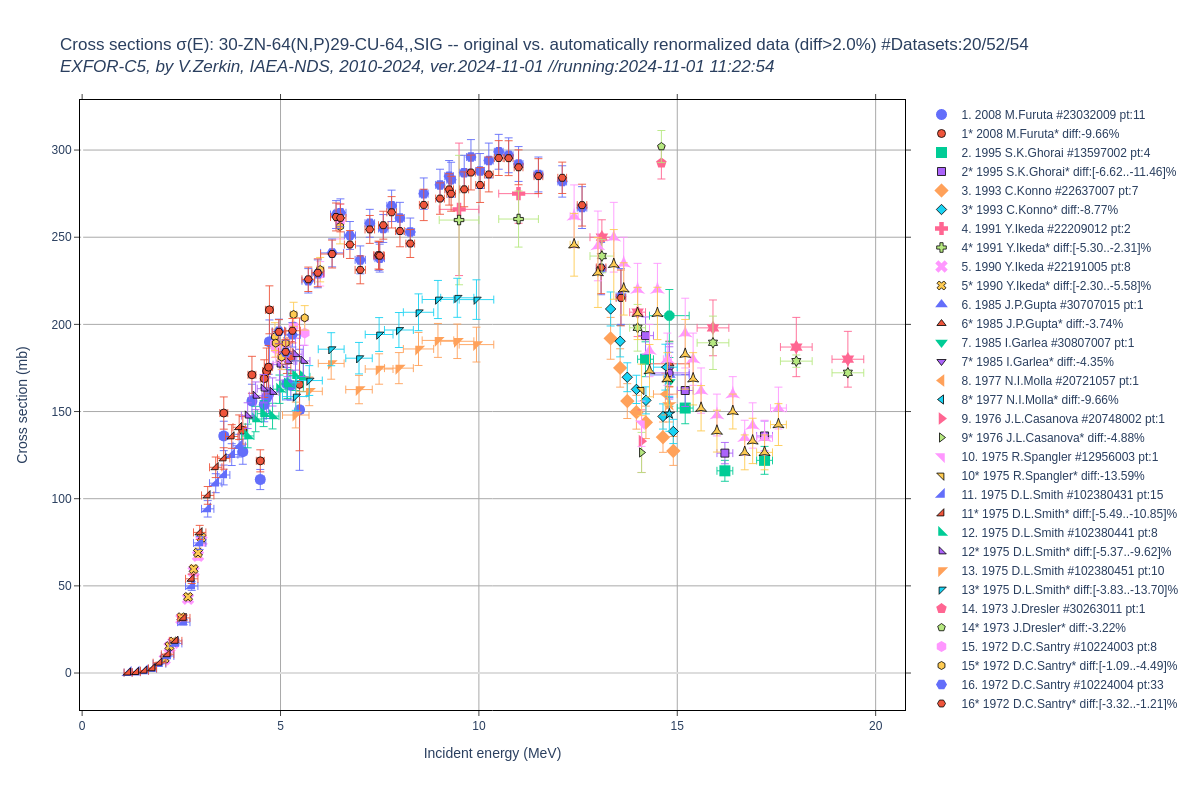

Reproduce this figure in Python.
"""
 ***********************************************************************************
 * Copyright (C) 2021-2023 International Atomic Energy Agency (IAEA)               *
 *-----------------------------------------------------------------------------    *
 * Permission is hereby granted, free of charge, to any person obtaining a copy    *
 * of this software and associated documentation files (the "Software"), to deal   *
 * in the Software without restriction, including without limitation the rights    *
 * to use, copy, modify, merge, publish, distribute, sublicense, and/or sell       *
 * copies of the Software, and to permit persons to whom the Software is furnished *
 * to do so, subject to the following conditions:                                  *
 *                                                                                 *
 * The above copyright notice and this permission notice shall be included in all  *
 * copies or substantial portions of the Software.                                 *
 *                                                                                 *
 * THE SOFTWARE IS PROVIDED "AS IS", WITHOUT WARRANTY OF ANY KIND, EXPRESS OR      *
 * IMPLIED, INCLUDING BUT NOT LIMITED TO THE WARRANTIES OF MERCHANTABILITY,        *
 * FITNESS FOR A PARTICULAR PURPOSE AND NONINFRINGEMENT. IN NO EVENT SHALL THE     *
 * AUTHORS OR COPYRIGHT HOLDERS BE LIABLE FOR ANY CLAIM, DAMAGES OR OTHER          *
 * LIABILITY, WHETHER IN AN ACTION OF CONTRACT, TORT OR OTHERWISE, ARISING FROM,   *
 * OUT OF OR IN CONNECTION WITH THE SOFTWARE OR THE USE OR OTHER DEALINGS IN       *
 * THE SOFTWARE.                                                                   *
 *                                                                                 *
 *-----------------------------------------------------------------------------    *
 *   AUTHOR:                                                                       *
 *   Viktor Zerkin, PhD                                                            *
 *   e-mail: V.Zerkin@iaea.org                                                     *
 *   International Atomic Energy Agency                                            *
 *   Nuclear Data Section, P.O.Box 100                                             *
 *   Wagramerstrasse 5, Vienna A-1400, AUSTRIA                                     *
 *   Phone: +43 1 2600 21714; Fax: +43 1 26007                                     *
 *                                                                                 *
 ***********************************************************************************
"""

import datetime
import json
import sys
sys.path.append('./')
from c5subr import *
from c5file import *
import plotly
from plotly.graph_objs import Scatter, Layout 
from pprint import pprint

print("Program: c5data2.py, ver.2024-11-01")
print("Author:  V.Zerkin, IAEA, Vienna, 2023-2024")
print("Purpose: find datasets by reaction, select renormalized datasets, load C5-dataset,")
print("         extract data, recalculate original values, plot by Plotly\n")

ct=str(datetime.datetime.now())[:19]
print("Running: "+ct+"\n")
#input("Press the <ENTER> key to continue...")

base='./'

def sort_ya1(ds):
    rr=str(ds['year1'])+','+ds['author1']
    return rr

#reacode='13-AL-27(N,TOT),,SIG'
#reacode='13-AL-27(N,G)13-AL-28,,SIG'
reacode='13-AL-27(N,A)11-NA-24,,SIG'
#reacode='93-NP-237(A,2N)95-AM-239,,SIG'
#reacode='25-MN-55(N,A)23-V-52,,SIG'
reacode='30-ZN-64(N,P)29-CU-64,,SIG'

valuableDiff=1.01  #set min difference = 1%, otherwise ignore dataset
valuableDiff=1.005 #set min difference = 0.5%, otherwise ignore dataset
valuableDiff=0     #set min difference = 0, show all renormalized datasets
valuableDiff=1.02  #set min difference = 2%, otherwise ignore dataset

print('\n#_________________Read full list of Datasets_________________')
datasets=read_csv_file("C5-Datasets.csv")
nDatasets=len(datasets)
print('-0-Datasets:'+str(nDatasets))

print('\n#_________________Filter Datasets: select needed and valid_________________')
datasets=filter_datasets(datasets,'ReactionCode',reacode)
n1=nDatasets=len(datasets)
print('-1-Datasets:'+str(nDatasets))
datasets=not_filter_datasets(datasets,'x4status','SPSDD')
datasets=not_filter_datasets(datasets,'x4status','PRELIM')
n2=nDatasets=len(datasets)
print('-2-Datasets:'+str(nDatasets))
if (nDatasets<=0):
    print("---No data found---")
    sys.exit(2)

xtitle='Incident energy (MeV)'
ytitle='Cross section (mb)'

print('\n#_________________Extract data from C5 files_________________')
fx=1e-6;fy=1e3
dss=[];ii=0;iok=0
for dataset in datasets:
    ii+=1
    c5file=base+dataset['c5file']
    DatasetID=dataset['DatasetID']
#tst    if DatasetID!='31842017': continue  #test
#    print(str(ii+1)+')\tFile:'+c5file+' Dataset:'+DatasetID)
    ds=readC5fileDataset(c5file,DatasetID)
    if ds is None: continue
    print(str(iok)+'/'+str(ii)+') File:'+c5file+' Dataset:'+DatasetID
	+' '+str(ds['year1'])+' '+ds['author1'].title()
	+' #dataPoints:'+str(len(ds['dataLines'])))
    if (ds['author1'].find('*')<0): continue
    exctractC5Data(ds,fx=fx,fy=fy)
    if ds['maxDiff']<valuableDiff: continue
    iok+=1
    print('	Energy:	',ds['data'][0])
    print('	dEnergy:',ds['data'][1])
    print('	*Data:  ',ds['data'][2])
    print('	*dData: ',ds['data'][3])
    ds['y'] =ds['data'][2]
    ds['dy']=ds['data'][3]
    ds['x'] =ds['data'][0]
    ds['dx']=ds['data'][1]
    ds['x4lbl']=str(ds['year1'])+' '+ds['author1'].title()+' diff:'+str(ds['txtDiff'])
    #dss.append(ds)
    ds1=ds

    ds=ds.copy()
    exctractC5Data(ds,fx=fx,fy=fy,recalc2orig=True)
#    print('	Energy:	',ds['data'][0])
#    print('	dEnergy:',ds['data'][1])
    print('	Data:   ',ds['data'][2])
    print('	dData:  ',ds['data'][3])
    ds['y'] =ds['data'][2]
    ds['dy']=ds['data'][3]
    ds['x'] =ds['data'][0]
    ds['dx']=ds['data'][1]
    ds['x4lbl']=str(ds['year1'])+' '+ds['author1'].title().replace('*','')+' #'+ds['DatasetID']+' pt:'+str(len(ds['x']))
    dss.append(ds)
    dss.append(ds1)

if (len(dss)<=0):
    print("---No renormalized datasets found---")
    sys.exit(2)

dss=sorted(dss,key=sort_ya1,reverse=True)

print('\n#_________________Preparing EXFOR data for plot_________________')
data1=[]; ii=0
for ds in dss:
    tr=Scatter(x=ds['x'],y=ds['y']
	,text=ds['x4lbl']
	,name=ds['x4lbl']
#	,marker_symbol=str(ii%33)
	,marker_symbol=str((ii//2)%33)
	,marker_size=8
	,mode="markers"
	)
    if (ds['dy'] is not None): tr.error_y=dict(type='data',array=ds['dy'],visible=True,thickness=0.9)
    if (ds['dx'] is not None): tr.error_x=dict(type='data',array=ds['dx'],visible=True,thickness=0.9)
    if ii%2==0: tr.name=str((ii//2)+1)+'. '+tr.name
    else: 	tr.name=str((ii//2)+1)+'* '+tr.name
    if (ds['x4lbl'].find('*')>0): tr.marker.line=dict(color='Black',width=0.8)
    if (ds['x4lbl'].find('*')<0): tr.marker.size=11
    data1.append(tr)
    ii+=1
#    break

xtype='linear';ytype='linear'
#xtype='log';  #ytype='log'
plotTitle=reacode;

print('\n#_________________Plot data from EXFOR_________________')
plot1={}
plot1['data']=data1
xaxis=dict(title=xtitle,showline=True,linecolor='black',ticks='outside'
,showgrid=True,gridcolor='#aaaaaa',type=xtype)
yaxis={'title':ytitle,'showline':True,'linecolor':'black'
	,'showgrid':True, 'gridcolor':'#aaaaaa','ticks':'outside','type':ytype
	,'zeroline':True, 'zerolinecolor':'#dddddd'#, 'zerolinewidth':0.1
}
xaxis['mirror']='ticks'; yaxis['mirror']='ticks' 

txtDiff=''
#if (valuableDiff>0): txtDiff=f' (diff>{(valuableDiff-1)*100:.1f}%)'
if (valuableDiff>0): txtDiff=" (diff>%.1f%%)" % ((valuableDiff-1)*100)

plot1['layout']=Layout(title='Cross sections \u03c3(E): '+plotTitle
	+' -- original vs. automatically renormalized data'
	+txtDiff
	+' #Datasets:'+str(iok)
	+'/'+str(n2) #total after filtering out: superseded or withdrawn, and preliminary
	+'/'+str(n1) #total
	+'<br><i>EXFOR-C5, by V.Zerkin, IAEA-NDS, 2010-2024, ver.2024-11-01 //running:'+ct+'</i>'
	,xaxis=xaxis,yaxis=yaxis
	,plot_bgcolor='white'
	,legend=dict(traceorder="grouped")
)

outhtml='c5data2'
plotly.offline.plot(plot1,filename=outhtml+'.html')

#needs: $ pip3 install -U kaleido
plotly.io.write_image(plot1,outhtml+'.png',width=1200,height=790)

print('\nProgram successfully completed')
